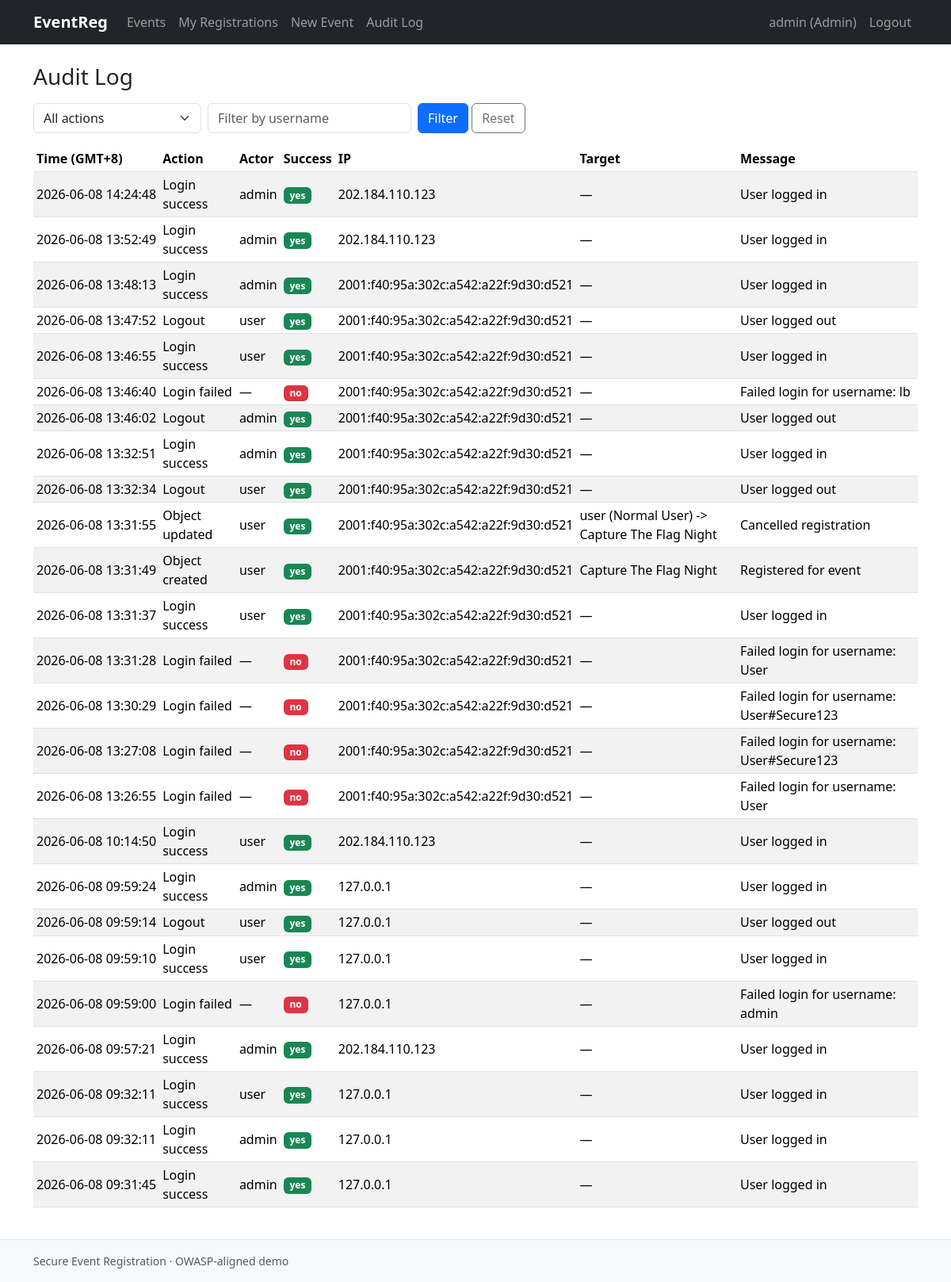
Screenshot of /audit/ (signed in) with the database file from the repository.
### accounts/models.py (models this page shows, shortened)
class User(AbstractUser):
    class Roles(models.TextChoices):
        ADMIN = "ADMIN", "Administrator"
        USER = "USER", "Normal User"
    role = models.CharField(
        max_length=5,
        choices=Roles.choices,
        default=Roles.USER,
        help_text="Application role. Controls access across the whole app.",
    )
    email = models.EmailField("email address", unique=True)
    avatar = models.ImageField(
        upload_to=UUIDUploadTo("avatars"),
        validators=IMAGE_UPLOAD_VALIDATORS,
        blank=True,
        null=True,
    )
    @property
    def is_admin_role(self) -> bool:
        return self.role == self.Roles.ADMIN

### audit/models.py (models this page shows, shortened)
class AuditLog(models.Model):
    class Action(models.TextChoices):
        LOGIN_SUCCESS = "login_success", "Login success"
        LOGIN_FAILED = "login_failed", "Login failed"
        LOGOUT = "logout", "Logout"
        LOCKOUT = "lockout", "Account locked (axes)"
        REGISTER = "register", "Account registered"
        CREATE = "create", "Object created"
        UPDATE = "update", "Object updated"
        DELETE = "delete", "Object deleted"
        PERMISSION_DENIED = "perm_denied", "Permission denied"
        SUSPICIOUS = "suspicious", "Suspicious activity"
    actor = models.ForeignKey(
        settings.AUTH_USER_MODEL,
        null=True,
        blank=True,
        on_delete=models.SET_NULL,
        related_name="audit_logs",
    )
    action = models.CharField(max_length=32, choices=Action.choices)
    target_repr = models.CharField(max_length=255, blank=True)
    target_model = models.CharField(max_length=100, blank=True)
    target_id = models.CharField(max_length=64, blank=True)
    ip_address = models.GenericIPAddressField(null=True, blank=True)
    user_agent = models.CharField(max_length=400, blank=True)
    success = models.BooleanField(default=True)
    message = models.CharField(max_length=500, blank=True)
    timestamp = models.DateTimeField(auto_now_add=True, db_index=True)
    class Meta:
        ordering = ["-timestamp"]
        indexes = [
            models.Index(fields=["action", "timestamp"]),
            models.Index(fields=["actor", "timestamp"]),
        ]

### audit/views.py (the view)
# urls.py: path("", AuditLogListView.as_view(), name="list"),
class AuditLogListView(AdminRequiredMixin, ListView):
    model = AuditLog
    template_name = "audit/auditlog_list.html"
    context_object_name = "logs"
    paginate_by = 50
    def get_queryset(self):
        qs = super().get_queryset().select_related("actor")
        action = self.request.GET.get("action", "")
        if action in AuditLog.Action.values:
            qs = qs.filter(action=action)
        actor = self.request.GET.get("actor", "").strip()
        if actor:
            qs = qs.filter(actor__username__icontains=actor)  # parameterized by the ORM
        return qs
    def get_context_data(self, **kwargs):
        ctx = super().get_context_data(**kwargs)
        ctx["action_choices"] = AuditLog.Action.choices
        ctx["current_action"] = self.request.GET.get("action", "")
        ctx["current_actor"] = self.request.GET.get("actor", "")
        return ctx

### accounts/mixins.py (called while the page is built)
    def dispatch(self, request, *args, **kwargs):
        if request.user.is_authenticated and request.user.role not in self.allowed_roles:
            raise PermissionDenied
        return super().dispatch(request, *args, **kwargs)

### audit/templates/audit/auditlog_list.html (shortened to what this page needs)
{% extends "base.html" %}
{% block content %}
<h1 class="h3 mb-3">Audit Log</h1>
<form method="get" class="row g-2 mb-3">
    <div class="col-auto">
        <select name="action" class="form-select">
            <option value="">All actions</option>
        </select>
    </div>
    <div class="col-auto">
        <input type="text" name="actor" value="{{ current_actor }}" class="form-control"
               placeholder="Filter by username" maxlength="30">
    </div>
    <div class="col-auto">
        <button type="submit" class="btn btn-primary">Filter</button>
        <a href="{% url 'audit:list' %}" class="btn btn-outline-secondary">Reset</a>
    </div>
</form>
<div class="table-responsive">
    <table class="table table-sm table-striped align-middle">
        <thead>
        <tr>
            <th>Time (GMT+8)</th>
            <th>Action</th>
            <th>Actor</th>
            <th>Success</th>
            <th>IP</th>
            <th>Target</th>
            <th>Message</th>
        </tr>
        </thead>
        <tbody>
        {% for log in logs %}
            <tr>
                <td class="text-nowrap">{{ log.timestamp|date:"Y-m-d H:i:s" }}</td>
                <td>{{ log.get_action_display }}</td>
                <td>{{ log.actor.username|default:"—" }}</td>
                <td>
                    {% if log.success %}
                        <span class="badge bg-success">yes</span>
                    {% else %}
                        <span class="badge bg-danger">no</span>
                    {% endif %}
                </td>
                <td>{{ log.ip_address|default:"—" }}</td>
                <td>{{ log.target_repr|default:"—" }}</td>
                <td>{{ log.message }}</td>
            </tr>
        {% empty %}
            <tr><td colspan="7" class="text-center text-muted">No log entries.</td></tr>
        {% endfor %}
        </tbody>
    </table>
</div>
{% endblock %}

### core/templates/base.html (shortened to what this page needs)
{% load static %}
<!DOCTYPE html>
<html lang="en">
<head>
    <link rel="stylesheet" href="{% static 'css/bootstrap.min.css' %}">
    <link rel="stylesheet" href="{% static 'css/app.css' %}">
</head>
<body>
<header>
    <nav class="navbar navbar-expand-lg navbar-dark bg-dark">
        <div class="container">
            <a class="navbar-brand" href="{% url 'core:home' %}">EventReg</a>
            <div class="collapse navbar-collapse" id="navContent">
                <ul class="navbar-nav me-auto mb-2 mb-lg-0">
                    <li class="nav-item">
                        <a class="nav-link" href="{% url 'events:list' %}">Events</a>
                    </li>
                    {% if user.is_authenticated %}
                        <li class="nav-item">
                            <a class="nav-link" href="{% url 'events:my_registrations' %}">My Registrations</a>
                        </li>
                        {% if user.is_admin_role %}
                            <li class="nav-item">
                                <a class="nav-link" href="{% url 'events:create' %}">New Event</a>
                            </li>
                            <li class="nav-item">
                                <a class="nav-link" href="{% url 'audit:list' %}">Audit Log</a>
                            </li>
                        {% endif %}
                    {% endif %}
                </ul>
                <ul class="navbar-nav mb-2 mb-lg-0">
                    {% if user.is_authenticated %}
                        <li class="nav-item">
                            <a class="nav-link" href="{% url 'accounts:profile' %}">
                                {{ user.username }}{% if user.is_admin_role %} (Admin){% endif %}
                            </a>
                        </li>
                        <li class="nav-item">
                            <form method="post" action="{% url 'accounts:logout' %}" class="d-inline">
                                <button type="submit" class="btn btn-link nav-link">Logout</button>
                            </form>
                        </li>
                    {% endif %}
                </ul>
            </div>
        </div>
    </nav>
</header>
<main class="container py-4">
    {% block content %}{% endblock %}
</main>
<footer class="bg-light py-3 mt-auto border-top">
    <div class="container text-muted small">
        Secure Event Registration &middot; OWASP-aligned demo
    </div>
</footer>
</body>
</html>

### static/css/app.css (style rules this page uses)
body { min-height: 100vh; display: flex; flex-direction: column; }
main { flex: 1 0 auto; }
footer { flex-shrink: 0; }
.navbar-brand { font-weight: 600; }

### rows the page displays
User: username "admin"
AuditLog: timestamp "2026-06-08 14:24:48", action "Login success", actor.username "admin", success "yes", ip_address "202.184.110.123", target_repr "—", message "User logged in"
AuditLog: timestamp "2026-06-08 13:52:49", action "Login success", actor.username "admin", success "yes", ip_address "202.184.110.123", target_repr "—", message "User logged in"
AuditLog: timestamp "2026-06-08 13:48:13", action "Login success", actor.username "admin", success "yes", ip_address "2001:f40:95a:302c:a542:a22f:9d30:d521", target_repr "—", message "User logged in"
AuditLog: timestamp "2026-06-08 13:47:52", action "Logout", actor.username "user", success "yes", ip_address "2001:f40:95a:302c:a542:a22f:9d30:d521", target_repr "—", message "User logged out"
AuditLog: timestamp "2026-06-08 13:46:55", action "Login success", actor.username "user", success "yes", ip_address "2001:f40:95a:302c:a542:a22f:9d30:d521", target_repr "—", message "User logged in"
AuditLog: timestamp "2026-06-08 13:46:40", action "Login failed", actor.username "—", success "no", ip_address "2001:f40:95a:302c:a542:a22f:9d30:d521", target_repr "—", message "Failed login for username: lb"
AuditLog: timestamp "2026-06-08 13:46:02", action "Logout", actor.username "admin", success "yes", ip_address "2001:f40:95a:302c:a542:a22f:9d30:d521", target_repr "—", message "User logged out"
AuditLog: timestamp "2026-06-08 13:32:51", action "Login success", actor.username "admin", success "yes", ip_address "2001:f40:95a:302c:a542:a22f:9d30:d521", target_repr "—", message "User logged in"
AuditLog: timestamp "2026-06-08 13:32:34", action "Logout", actor.username "user", success "yes", ip_address "2001:f40:95a:302c:a542:a22f:9d30:d521", target_repr "—", message "User logged out"
AuditLog: timestamp "2026-06-08 13:31:55", action "Object updated", actor.username "user", success "yes", ip_address "2001:f40:95a:302c:a542:a22f:9d30:d521", target_repr "user (Normal User) -> Capture The Flag Night", message "Cancelled registration"
AuditLog: timestamp "2026-06-08 13:31:49", action "Object created", actor.username "user", success "yes", ip_address "2001:f40:95a:302c:a542:a22f:9d30:d521", target_repr "Capture The Flag Night", message "Registered for event"
AuditLog: timestamp "2026-06-08 13:31:37", action "Login success", actor.username "user", success "yes", ip_address "2001:f40:95a:302c:a542:a22f:9d30:d521", target_repr "—", message "User logged in"
AuditLog: timestamp "2026-06-08 13:31:28", action "Login failed", actor.username "—", success "no", ip_address "2001:f40:95a:302c:a542:a22f:9d30:d521", target_repr "—", message "Failed login for username: User"
AuditLog: timestamp "2026-06-08 13:30:29", action "Login failed", actor.username "—", success "no", ip_address "2001:f40:95a:302c:a542:a22f:9d30:d521", target_repr "—", message "Failed login for username: User#Secure123"
AuditLog: timestamp "2026-06-08 13:27:08", action "Login failed", actor.username "—", success "no", ip_address "2001:f40:95a:302c:a542:a22f:9d30:d521", target_repr "—", message "Failed login for username: User#Secure123"
AuditLog: timestamp "2026-06-08 13:26:55", action "Login failed", actor.username "—", success "no", ip_address "2001:f40:95a:302c:a542:a22f:9d30:d521", target_repr "—", message "Failed login for username: User"
AuditLog: timestamp "2026-06-08 10:14:50", action "Login success", actor.username "user", success "yes", ip_address "202.184.110.123", target_repr "—", message "User logged in"
AuditLog: timestamp "2026-06-08 09:59:24", action "Login success", actor.username "admin", success "yes", ip_address "127.0.0.1", target_repr "—", message "User logged in"
AuditLog: timestamp "2026-06-08 09:59:14", action "Logout", actor.username "user", success "yes", ip_address "127.0.0.1", target_repr "—", message "User logged out"
AuditLog: timestamp "2026-06-08 09:59:10", action "Login success", actor.username "user", success "yes", ip_address "127.0.0.1", target_repr "—", message "User logged in"
AuditLog: timestamp "2026-06-08 09:59:00", action "Login failed", actor.username "—", success "no", ip_address "127.0.0.1", target_repr "—", message "Failed login for username: admin"
AuditLog: timestamp "2026-06-08 09:57:21", action "Login success", actor.username "admin", success "yes", ip_address "202.184.110.123", target_repr "—", message "User logged in"
AuditLog: timestamp "2026-06-08 09:32:11", action "Login success", actor.username "user", success "yes", ip_address "127.0.0.1", target_repr "—", message "User logged in"
AuditLog: timestamp "2026-06-08 09:32:11", action "Login success", actor.username "admin", success "yes", ip_address "127.0.0.1", target_repr "—", message "User logged in"
AuditLog: timestamp "2026-06-08 09:31:45", action "Login success", actor.username "admin", success "yes", ip_address "127.0.0.1", target_repr "—", message "User logged in"
